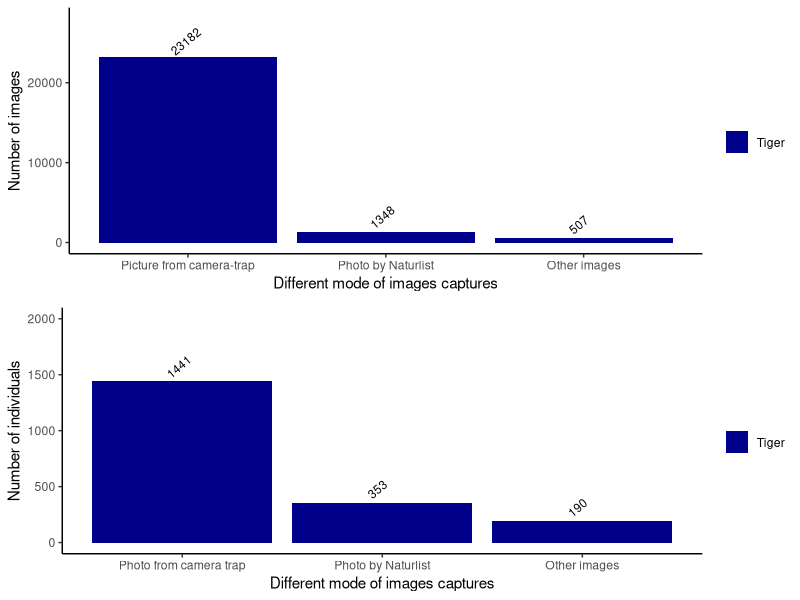

Write the R code that produced this figure. (Note: this script raises an error after producing the figure.)
## ---- chunk 1
Tiger<-read.csv("Animal_cature_details.csv",header = T)
Tiger$name<-rep("Tiger",nrow(Tiger))
leopard<-read.csv("leopard_capture_details.csv",header = T)
leopard$name<-rep("leopard",nrow(leopard))
require(dplyr)
require(ggplot2)
animal_data<-bind_rows(Tiger,leopard)
## ---- chunk 2
require(ggplot2)
require(gridExtra)
library(tidyr)
CPMD<-group_by(animal_data[is.na(animal_data$CPMD)==F,],CPMD,name)%>%
  summarise(value=n(),indivi=n_distinct(id))%>%
  as.data.frame()
CPMD$CPMD<-ordered(CPMD$CPMD,levels=c("CT","PH","CP","DE","FD","PE","MV"))
spread_CPMD<-spread(CPMD[,-4],key = c("CPMD"),value = c("value"),fill = 0)
spread_CPMD$rest_all<-rowSums(spread_CPMD[,4:8])
spread_CPMD<-spread_CPMD[,c(1,2,3,9)]
CPMD_img<-spread_CPMD%>%pivot_longer(!name, names_to="CPMD",values_to="count")%>%as.data.frame()
CPMD_img$name<-ordered(CPMD_img$name,levels=c("Tiger","leopard"))
cmpd_plot<-ggplot(data = CPMD_img,aes(y=count,x=CPMD,fill=as.factor(name)))
number<-cmpd_plot+geom_bar(stat="identity",position =position_dodge(0.9) )+
  geom_text(aes(label=count),hjust=0.25,vjust=-1,size=3,position = position_dodge(0.9),angle=40)+
  ylim(c(0,28000))+
  labs(x="Different mode of images captures",y="Number of images",label="Species")+
  theme_classic()+
  scale_fill_manual(name="",values=c("Darkblue","green"),labels=c("Tiger","Leopard"))+
  scale_x_discrete(labels=c("Picture from camera-trap","Photo by Naturlist","Other images"))

#indviduals
spread_ind<-spread(CPMD[,-3],key = c("CPMD"),value = c("indivi"),fill = 0)
spread_ind$rest_all<-rowSums(spread_ind[,4:8])
spread_ind<-spread_ind[,c(1,2,3,9)]
CPMD_ind<-spread_ind%>%pivot_longer(!name, names_to="CPMD",values_to="count")%>%as.data.frame()
CPMD_ind$name<-ordered(CPMD_ind$name,levels=c("Tiger","leopard"))
cmpd_plot_ind<-ggplot(data = CPMD_ind,aes(y=count,x=CPMD,fill=as.factor(name)))
ind<-cmpd_plot_ind+geom_bar(stat="identity",position =position_dodge(0.9) )+
  geom_text(aes(label=count),hjust=0.25,vjust=-1,size=3,position = position_dodge(0.9),angle=40)+
  ylim(c(0,2000))+
  labs(x="Different mode of images captures",y="Number of individuals",label="")+
  theme_classic()+
  scale_fill_manual(name="",values=c("Darkblue","green"),labels=c("Tiger","Leopard"))+
  scale_x_discrete(labels=c("Photo from camera trap","Photo by Naturlist","Other images"))
grid.arrange(number,ind,nrow=2)
## ---- chunk 3
library(ggplot2)
#tiger
camera_trap_data_tiger<-Tiger[Tiger$CPMD=="CT",]
camera_trap_data_tiger<-camera_trap_data_tiger[is.na(camera_trap_data_tiger$CPMD)==F,]
ploting_hist_tiger<-group_by(camera_trap_data_tiger,id)%>%summarise(count=n())%>%as.data.frame()
ploting_hist_tiger<-ploting_hist_tiger[order(ploting_hist_tiger$count),]
ploting_hist_tiger$intervel<-c("<=10","11-20","21-30","31-40", "41-50", ">50")[
  findInterval(ploting_hist_tiger$count,c(0,11,21,31,41,51,Inf))
]
ploting_hist_tiger$intervel<-ordered(ploting_hist_tiger$intervel,levels=c("<=10","11-20","21-30","31-40", "41-50", ">50"))
final_plot_tiger<-group_by(ploting_hist_tiger,intervel)%>%summarise(count=n())%>%as.data.frame()
#leopard
camera_trap_data_leo<-leopard[leopard$CPMD=="CT",]
camera_trap_data_leo<-camera_trap_data_leo[is.na(camera_trap_data_leo$CPMD)==F,]
ploting_hist_leo<-group_by(camera_trap_data_leo,id)%>%summarise(count=n())%>%as.data.frame()
ploting_hist_leo<-ploting_hist_leo[order(ploting_hist_leo$count),]
ploting_hist_leo$intervel<-c("<=10","11-20","21-30","31-40", "41-50", ">50")[
  findInterval(ploting_hist_leo$count,c(0,11,21,31,41,51,Inf))
]
ploting_hist_leo$intervel<-ordered(ploting_hist_leo$intervel,levels=c("<=10","11-20","21-30","31-40", "41-50", ">50"))
final_plot_leo<-group_by(ploting_hist_leo,intervel)%>%summarise(count=n())%>%as.data.frame()
final_plot_leo$name<-rep("Leopard",nrow(final_plot_leo))
final_plot_tiger$name<-rep("Tiger",nrow(final_plot_tiger))
final_plot<-bind_rows(final_plot_leo,final_plot_tiger)
final_plot$name<-ordered(final_plot$name,levels=c("Tiger","Leopard"))
hist_p<-ggplot(data = final_plot,aes(y=count,x=intervel,fill=name))
hist_p+geom_bar(stat="identity",position = position_dodge(0.9))+labs(x="Images per individuals",y="Individual")+theme_classic()+
  ylim(c(0,1500))+geom_text(aes(label=count),hjust=0.2,vjust=-1,size=2,position = position_dodge(0.9),angle=20)+
  theme(axis.text.x = element_text(size = 8))+
  scale_fill_manual(name="",values=c("Darkblue","green"),labels=c("Tiger","Leopard"))
## ---- chunk 4
camera_trap_data<-bind_rows(camera_trap_data_leo,camera_trap_data_tiger)
camera_trap_data$side[grep("L",camera_trap_data$side)]<-"L"
camera_trap_data$side[grep("R",camera_trap_data$side)]<-"R"
flanks<-group_by(camera_trap_data,id,side,name)%>%summarise(number=n())%>%as.data.frame()

library(tidyr)
require(gridExtra)
flank_plot<-spread(data = flanks,key = "side",value = "number",fill = 0)
flank_plot<-flank_plot[,-5]
flank_plot<-flank_plot[is.na(flank_plot$name)==F,]
flank_plot$name<-stringr::str_replace(flank_plot$name,"leopard","Leopard")
flank_plot$name<-ordered(flank_plot$name,levels=c("Tiger","Leopard"))

spread_plot<-ggplot(data =  flank_plot,aes(x=log10(L),y=log10(R),color=name))
spread_plot+geom_point(shape=19,size=1.6)+labs(x="Number of left flank image per individuals \n (in log scale base 10)",y="Number of right flank image per individuals\n(in log base 10 scale)")+
  geom_abline(slope = 1, intercept = 0)+theme_classic()+scale_color_manual(values=c("Darkblue","green"),labels=c("Tiger","Leopard"),name="")

## ---- chunk 5
require(lubridate)
require(data.table)
camera_trap_data<-camera_trap_data[is.na(camera_trap_data$time_seen)==F,]
camera_trap_data$time_seen<-as_datetime(camera_trap_data$time_seen)

time_data<-as_datetime(camera_trap_data$time_seen,tz="GMT")
time_data<-format(time_data,format = "%H%M%S")
time_data<-time_data%>%na.omit()
Time_block=as.POSIXct(strptime(c("053000","183000"),"%H%M%S"),tz="GMT")
Time_block<-format(Time_block,format = "%H%M%S")
time_of_day<-case_when(
between(time_data,Time_block[1],Time_block[2]) ~"morning",
        TRUE ~"night")
Time_data_frame<-data.frame(time=time_data,class=time_of_day,name=camera_trap_data$name)
Bar_chart<-group_by(Time_data_frame,class,name)%>%summarise(count=n())%>%as.data.frame()
Bar_chart$name<-stringr::str_replace(Bar_chart$name,"leopard","Leopard")
Bar_chart$name<-ordered(Bar_chart$name,levels=c("Tiger","Leopard"))
barp<-ggplot(data = Bar_chart,aes(x=class,y=count,fill=name))
barp+geom_bar(stat = "identity",color="black",position = position_dodge(0.9))+
  theme_classic()+labs(x="Time of the day",y="Number of Image")+
  scale_x_discrete(breaks=unique(Bar_chart$class),labels=c("day image","Night images"))+
  geom_text(aes(label=count),hjust=0.2,vjust=-1,size=5,position = position_dodge(0.9),angle=20)+ylim(c(0,23000))+
  scale_fill_manual(name="",values = c("Darkblue","green"),labels=c("Tiger","Leopard"))
## ---- chunk 6
## number of images 
require(dplyr)
camera_trap_data$name<-stringr::str_replace(camera_trap_data$name,"leopard","Leopard")
img_site<-group_by(camera_trap_data,site,name)%>%summarise(count=n(),disti_ind=n_distinct(id))%>%as.data.frame()
img_site<-na.omit(img_site)
img_site<-img_site[order(-img_site$count),]
img_site$site<-ordered(img_site$site,levels=unique(img_site$site))
img_site$name<-ordered(img_site$name,levels=c("Tiger","Leopard"))
plot_img<-ggplot(data = img_site,aes(x=site,y=count,fill=name))+geom_bar(stat = "identity",position = position_dodge(0.9))+theme_classic()+theme(axis.text.x = element_text(angle = 45,vjust = 0.5))+
  labs(x="Number of images",y="")+
  scale_fill_manual(name="",values=c("Darkblue","green"),labels=c("Tiger","Leopard"))
## number of individuals. 
ind_site<-plot_img<-ggplot(data = img_site,aes(x=site,y=disti_ind,fill=name))+geom_bar(stat = "identity",position = position_dodge(0.9))+theme_classic()+theme(axis.text.x = element_text(angle = 45,vjust = 0.5))+
  labs(x="Number of individuals",y="")+
  scale_fill_manual(name="",values=c("Darkblue","green"),labels=c("Tiger","Leopard"))
gridExtra::grid.arrange(plot_img,ind_site,nrow=1,ncol=2)

library(knitr)
names(img_site)<-c("Camera trapsites","Speceis","number of images","number of individuals")
kable(img_site[img_site[,2]=="Tiger",],row.names = F,caption = "Tiger images")
kable(img_site[img_site[,2]=="Leopard",],row.names = F,caption = "Leopard images")
